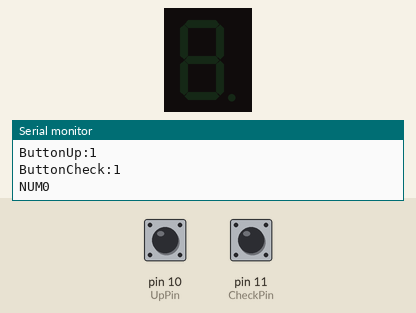
Recording of a sketch running on a simulated Arduino Uno, built with avr-gcc and run on an emulated ATmega328P. Parts: 1-digit seven-segment display, the last lines printed to the serial monitor. Wiring (inferred from the names in the program): 1-digit 7-segment display, segments lit when HIGH: segments pin 3, pin 4, pin 5, pin 6, pin 7, pin 9, pin 8. Inputs (shaded band) come from the test bench; at power-on: pin 10 (UpPin) HIGH, pin 11 (CheckPin) HIGH. The segment pins are drawn as the display they are named for.

Above: at 1.8 s.
1.9 s: pin 10 (UpPin) pulled LOW for 0.6 s
At 3.5 s:
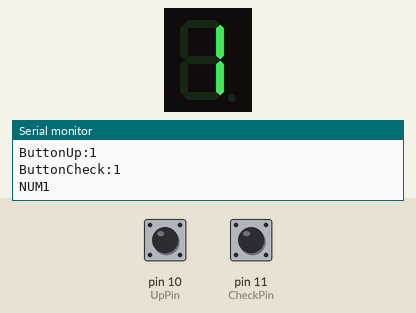
4.0 s: pin 10 (UpPin) pulled LOW for 1 s
At 4.7 s:
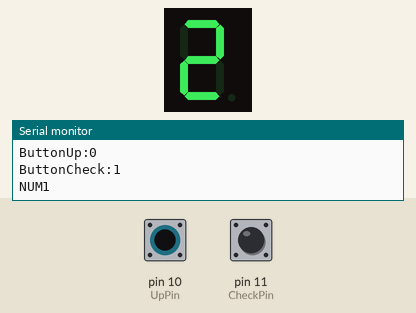
6.5 s: pin 10 (UpPin) pulled LOW for 3.2 s
At 8.0 s:
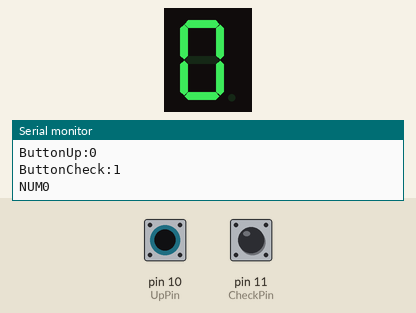
Timing chart, 0 to 9.5 s (numbered marks = the images above; inputs shaded):
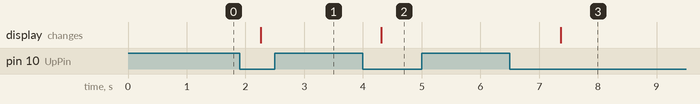

Measured:
- after the input at 1.9 s, the display: changes after 0.36 s (image 1)
- after the input at 4.0 s, the display: changes after 0.31 s (image 2)
- after the input at 6.5 s, the display: changes after 0.87 s (image 3)

The sketch:

7seg.ino
```cpp
#include "Wire.h"
#include "LiquidCrystal_I2C.h"
const int A = 3; // Set 7-Seg pins
const int B = 4;
const int C = 5;
const int D = 6;
const int E = 7;
const int F = 9;
const int G = 8;
bool Bpress = false; // Set button1 signal as false
int UpPin = 10; // Set Button1(UpPin) pin
int CheckPin = 11; // Set Button2(CheckPin) pin
int num = 0; // Set variable int as initial value
int ButtonUp = 0;
int LastButtonUp = 0;
int ButtonCheck = 0;
int LastButtonCheck = 0;
// Set LCD I2C communication
LiquidCrystal_I2C lcd(0x27, 16, 2);
void setup()
{
  Serial.begin(115200);
  Serial.println("Initializing I2C devices...");
  pinMode(A, OUTPUT);
  pinMode(B, OUTPUT);
  pinMode(C, OUTPUT);
  pinMode(D, OUTPUT);
  pinMode(E, OUTPUT);
  pinMode(F, OUTPUT);
  pinMode(G, OUTPUT);
  pinMode(UpPin, INPUT_PULLUP);
  pinMode(CheckPin, INPUT_PULLUP);


}
void loop()
{
  // Set ButtonUp
  ButtonUp = digitalRead(UpPin);
  // Set ButtonCheck
  ButtonCheck = digitalRead(CheckPin);
  Serial.print("ButtonUp:");
  Serial.println(ButtonUp);
  Serial.print("ButtonCheck:");
  Serial.println(ButtonCheck);
  Serial.print("NUM");
  Serial.println(num);
  delay(250);

  if (ButtonUp != LastButtonUp)
  {
    LastButtonUp = ButtonUp;
    if (ButtonUp == LOW) // If ButtonUp is Low
    {
      Bpress = true; // Set button1 signal as true
      num++; //Total number of button press
      if (num >= 3) // If total number >= 3
      {
        num = 0;
      }
      ChangeNum(num); // Function ChangeNum()
      delay(50);
    }
  }
  if (ButtonCheck == HIGH) // If ButtonCheck is High
  { // If confirmed, the specified name and value will be displayed
    if (num == 0) // If num=0，then LCD displays yaw
    {
      lcd.noBacklight(); // 關閉背光
      delay(250);
    }
    if (num == 1) // If num=1，then LCD displays pitch
    {
      lcd.backlight();
      delay(250);
    }
    if (num == 2) // If num=2，the LCD displays roll
    {
      lcd.backlight();
      delay(250);
      lcd.noBacklight(); // 關閉背光
      delay(250);
    }
  }
}
void ChangeNum(int button1) // Function ChangeNum()
{
  switch (button1)
  {
    case 0: // If button 1=0，7-Seg. Shows 0
      digitalWrite(A, HIGH);
      digitalWrite(B, HIGH);
      digitalWrite(C, HIGH);
      digitalWrite(D, HIGH);
      digitalWrite(E, HIGH);
      digitalWrite(F, HIGH);
      digitalWrite(G, LOW);

      break;
    case 1: // If button 1=1，7-Seg. Shows 1
      digitalWrite(A, LOW);
      digitalWrite(B, HIGH);
      digitalWrite(C, HIGH);
      digitalWrite(D, LOW);
      digitalWrite(E, LOW);
      digitalWrite(F, LOW);
      digitalWrite(G, LOW);

      break;
    case 2: // 當button 1=2，7-Seg. Shows 2
      digitalWrite(A, HIGH);
      digitalWrite(B, HIGH);
      digitalWrite(C, LOW);
      digitalWrite(D, HIGH);
      digitalWrite(E, HIGH);
      digitalWrite(F, LOW);
      digitalWrite(G, HIGH);

      break;
  }
}
```
